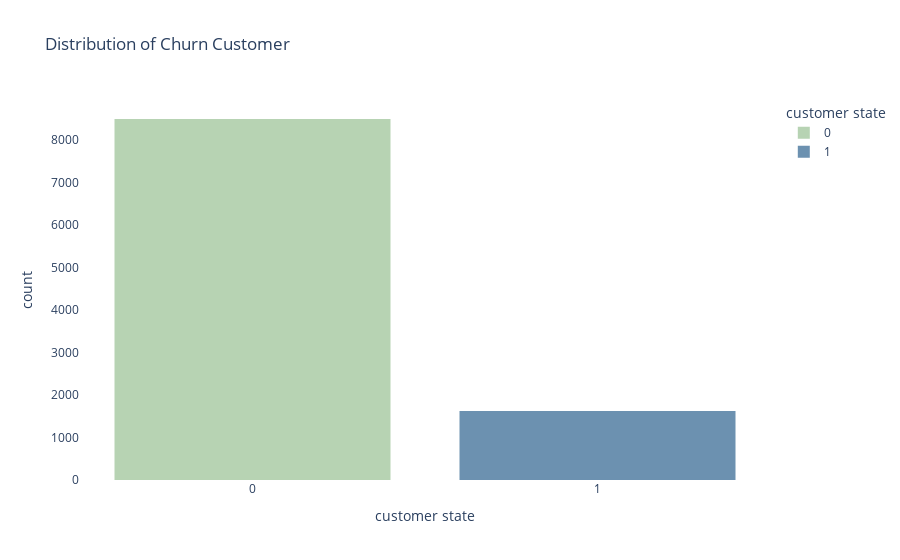

Notebook source saved alongside this figure:
### Code cell
fig = px.histogram(data, x="Attrition_Flag",color_discrete_sequence=['#b7d3b3','#6c91b0'],color="Attrition_Flag",
                   title='Distribution of Churn Customer',labels={'Attrition_Flag':'customer state'})
fig.update_xaxes(type='category')
fig.update_layout(paper_bgcolor="rgba(0,0,0,0)", plot_bgcolor="rgba(0,0,0,0)")
fig.show()

### Figure 1 — Plotly figure (JSON) as saved in the notebook; plotly's stock layout.template omitted (floating-point values rounded to 4 significant figures; data arrays with more than 128 entries replaced by an {"elided": "..."} marker saying what was removed)
{"data": [{"alignmentgroup": "True", "bingroup": "x", "hovertemplate": "customer state=%{x}<br>count=%{y}<extra></extra>", "legendgroup": "0", "marker": {"color": "#b7d3b3", "pattern": {"shape": ""}}, "name": "0", "offsetgroup": "0", "orientation": "v", "showlegend": true, "type": "histogram", "x": {"elided": "8500 int values"}, "xaxis": "x", "yaxis": "y"}, {"alignmentgroup": "True", "bingroup": "x", "hovertemplate": "customer state=%{x}<br>count=%{y}<extra></extra>", "legendgroup": "1", "marker": {"color": "#6c91b0", "pattern": {"shape": ""}}, "name": "1", "offsetgroup": "1", "orientation": "v", "showlegend": true, "type": "histogram", "x": {"elided": "1627 int values"}, "xaxis": "x", "yaxis": "y"}], "layout": {"barmode": "relative", "legend": {"title": {"text": "customer state"}, "tracegroupgap": 0}, "paper_bgcolor": "rgba(0,0,0,0)", "plot_bgcolor": "rgba(0,0,0,0)", "title": {"text": "Distribution of Churn Customer"}, "xaxis": {"anchor": "y", "categoryarray": [0, 1], "categoryorder": "array", "domain": [0, 1], "title": {"text": "customer state"}, "type": "category"}, "yaxis": {"anchor": "x", "domain": [0, 1], "title": {"text": "count"}}}}
